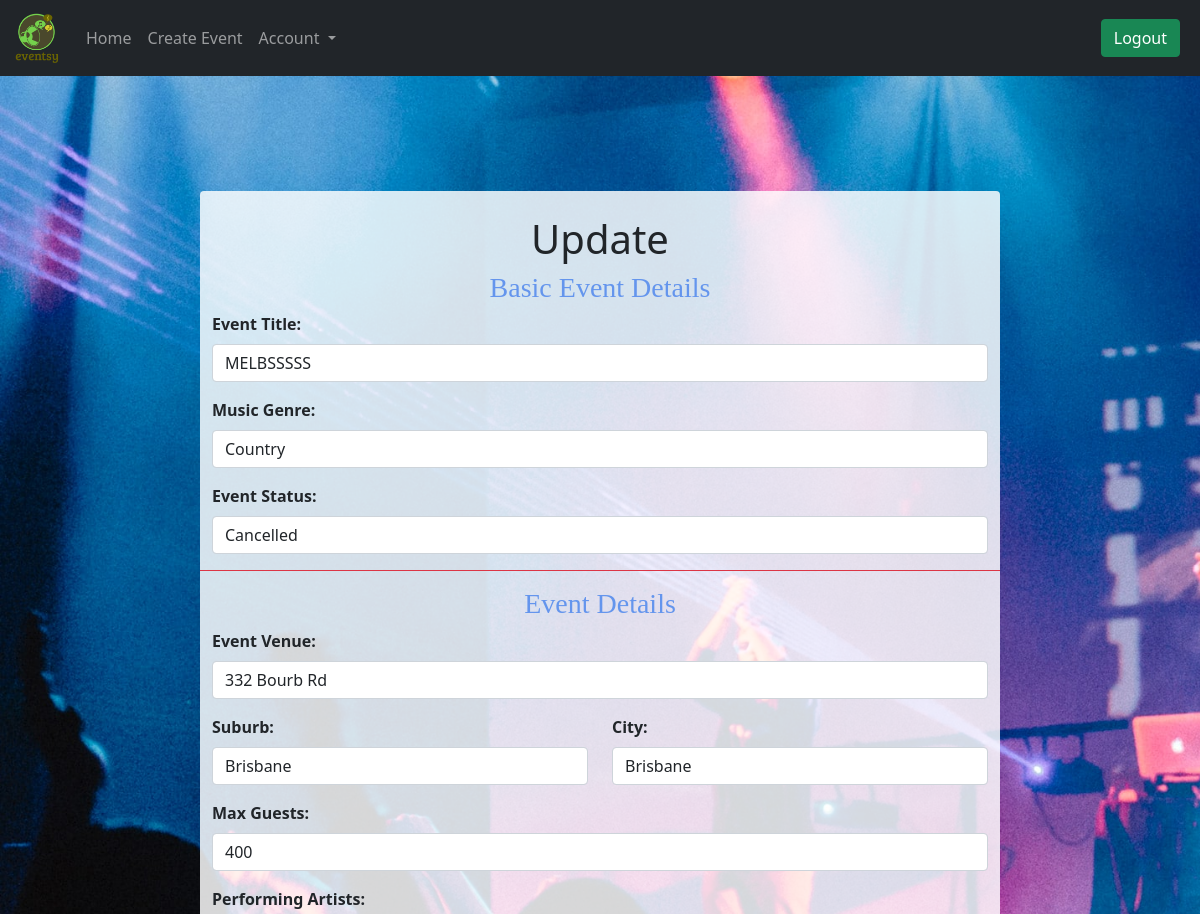
The page /events/4/update (signed in, upper part) on the database as committed earlier.
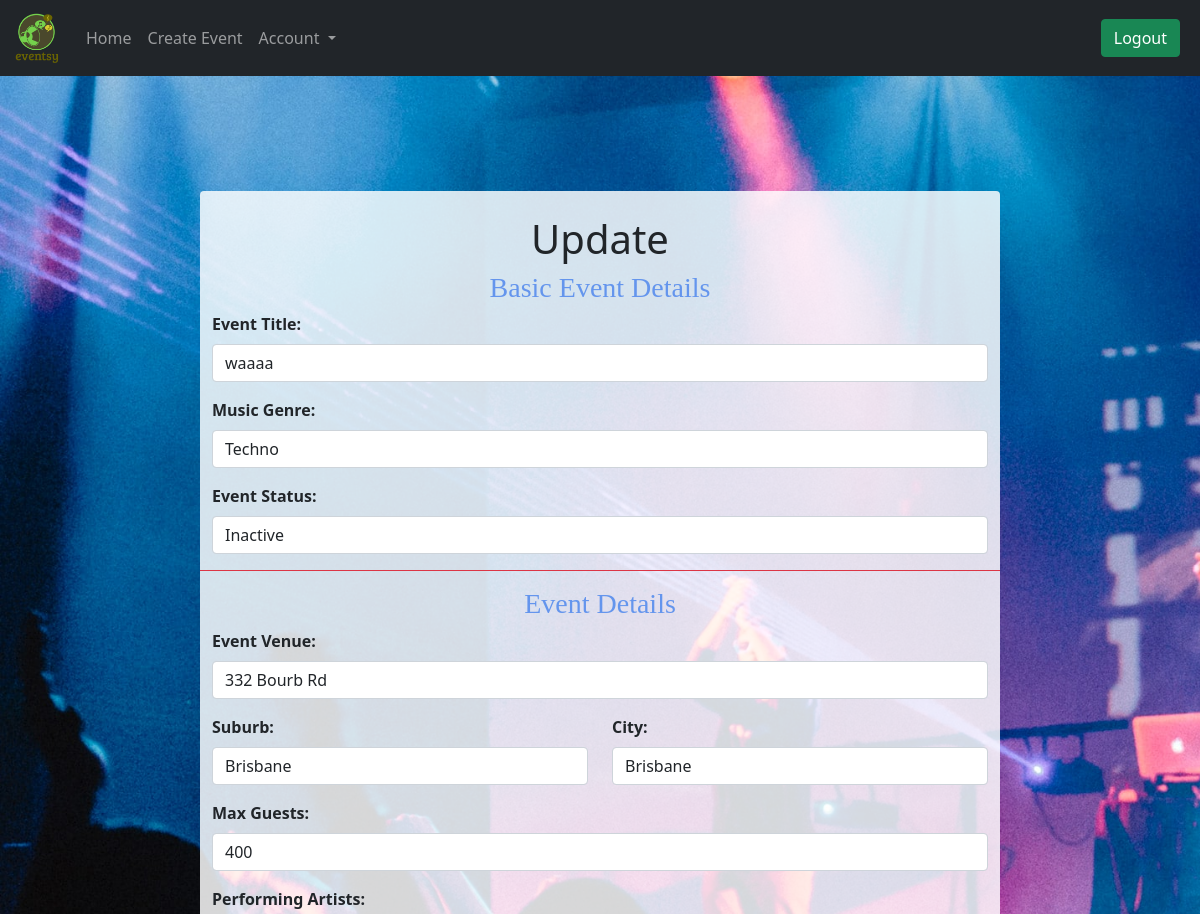
The same page on the database as committed later.
### Website/models.py (models this page shows, shortened)
class Event(db.Model):
    __tablename__ = 'events'
    id = db.Column(db.Integer, primary_key=True)
    title = db.Column(db.String(80), nullable=False)
    startdate = db.Column(db.Date, nullable=False)
    enddate = db.Column(db.Date, nullable=False)
    status = db.Column(db.String(30), nullable=False)
    starttime = db.Column(db.Time, nullable=False)
    endtime = db.Column(db.Time, nullable=False)
    address = db.Column(db.String, nullable=False)
    city = db.Column(db.String(80))
    suburb = db.Column(db.String(80))
    maxguests = db.Column(db.Integer, nullable=False)
    image = db.Column(db.String(400))
    type = db.Column(db.String(80))
    description = db.Column(db.String(200))
    description_header = db.Column(db.String(100))
    artist = db.Column(db.String(80), nullable=False)
    comments = db.relationship('Comment', backref='events')
    user = db.Column(db.Integer, db.ForeignKey('users.id'))
    name = db.relationship('User', backref='events')

### Website/event.py (the view)
@bp.route('/<id>/update', methods=['GET', 'POST'])
@login_required
def update(id):
    event = Event.query.filter_by(id=id).first()
    form = UpdateEvent()
    form.title.data = event.title
    form.startdate.data = event.startdate
    form.enddate.data = event.enddate
    form.starttime.data = event.starttime
    form.endtime.data = event.endtime
    form.address.data = event.address
    form.city.data = event.city
    form.suburb.data = event.suburb
    form.maxguests.data = event.maxguests
    form.type.data = event.type
    form.status.data = event.status
    form.description.data = event.description
    form.artist.data = event.artist
    form.description_header.data = event.description_header
    if form.validate_on_submit():
        newstartdate = create_date(request.form["startdate"])
        newenddate = create_date(request.form["enddate"])
        newstarttime = create_time(request.form["starttime"])
        newendtime = create_time(request.form["endtime"])
        print("newstart" + str(newstartdate))
        print("newend" + str(newenddate))
        if newstartdate > newenddate:
            flash("End Date cannot be prior to start date")
            return redirect(url_for('event.update', id=id))
        else:
            event.startdate = newstartdate
            event.enddate = newenddate
            event.title = request.form["title"]
            event.starttime = newstarttime
            event.endtime = newendtime
            event.address = request.form["address"]
            event.city = request.form["city"]
            event.suburb = request.form["city"]
            event.maxguests = request.form["maxguests"]
            event.type = request.form["type"]
            event.status = request.form["status"]
            event.description = request.form["description"]
            event.artist = request.form["artist"]
            event.description_header = request.form["description_header"]
            db.session.commit()
            print('Event updated successfully')
            return redirect(url_for('event.myevents'))
    else:
        return render_template('forms.html', form=form, heading="Update", id=id)

### Website/__init__.py (called while the page is built)
def create_app():
    app = Flask(__name__)
    bootstrap = Bootstrap(app)
    login_manager = LoginManager()
    login_manager.login_view = 'auth.login'
    login_manager.init_app(app)
    from .models import User
    @login_manager.user_loader
    def load_user(user_id):
        return User.query.get(int(user_id))
    newkey = random.Random()
    key = newkey.randint(1, 100000000)
    keystring = str(key)
    app.secret_key = keystring
    print(f" * Secret key: {app.secret_key}")
    app.config['SQLALCHEMY_DATABASE_URI'] = 'sqlite:///musicdb.sqlite'
    db.init_app(app)
    UPLOAD_FOLDER = 'static/images/event_imgs/'
    app.config['UPLOAD_FOLDER'] = UPLOAD_FOLDER
    from . import views
    app.register_blueprint(views.bp)
    from . import auth
    app.register_blueprint(auth.bp)
    from . import event
    app.register_blueprint(event.bp)
    return app

### Website/templates/forms.html (shortened to what the changed rows need)
{% extends "base.html" %}
{% import "bootstrap/wtf.html" as wtf %}
{% block content %}
{% if heading|lower == "create an event" %}
<div class="container-fluid d-flex flex-column justify-content-center text-center top_form">
    <div class="row d-flex justify-content-center mt-3 mb-3 scroll">
        <div class="login_form col-sm-8 col-lg-8 rounded-2 pt-3">
            {% elif heading|lower == "update" %}
            <div class="container-fluid d-flex flex-column justify-content-center text-center top_form">
                <div class="row d-flex justify-content-center mt-3 mb-3 scroll">
                    <div class="login_form col-sm-8 col-lg-8 rounded-2 pt-3">
                        {% elif heading|lower != "create an event" %}
                        <div class="container-fluid d-flex flex-column justify-content-center text-center top_form">
                            <div class="row d-flex justify-content-center mx-2 scroll">
                                <div class="login_form col-sm-7 col-md-6 col-lg-4 rounded-2 pt-3">
                                    {% endif %}
                                    <div class="col mx-auto mt-2">
                                        <div class="page-header">
                                            <h1>{{heading}}</h1>
                                        </div>
                                        {% if heading|lower == 'login' %}
                                        <p>New user? <a href="{{ url_for('auth.register') }}">Click here</a> to
                                            register.</p>
                                        {% elif heading|lower == 'register form' %}
                                        <p>Already a user? <a href="{{ url_for('auth.login') }}">Click here</a> to log
                                            in.</p>
                                        {% elif heading|lower == "update" %}
                                        <form method="POST" action="{{ url_for('event.update', id=id)}}"
                                            enctype="multipart/form-data">
                                            <div class="row mb-3 mr-4 ml-4">
                                                <div class="generalInfo border-bottom border-danger">
                                                    <div class="generalInfoHeading">
                                                        <h3> Basic Event Details </h3>
                                                    </div>
                                                    <div>
                                                        <strong><label class="form-label" for="EventTitle"> Event Title:</label></strong>
                                                        {{form.title(class_="form-control",
                                                        placeholder="Be clear and Descriptive")}}
                                                    </div>
                                                    <div class=" mt-3 mb-3">
                                                        <strong><label class="form-label" for="Organiser"> Music
                                                                Genre:</label></strong>
                                                        {{form.type(class_="form-control")}}
                                                    </div>
                                                    <div class=" mt-3 mb-3">
                                                        <strong><label class="form-label" for="Status">Event
                                                                Status:</label></strong>
                                                        {{form.status(class_="form-control")}}
                                                    </div>
                                                </div>
                                            </div>
                                            <div class="row mb-3">
                                                <div class="EventSpecific border-bottom border-danger">
                                                    <div class="generalInfoHeading">
                                                        <h3> Event Details</h3>
                                                    </div>
                                                    <div>
                                                        <strong><label class="form-label" for="EventVenue"> Event
                                                                Venue:</label></strong>
                                                        {{form.address(class_="form-control",placeholder="Enter
                                                        venue")}}
                                                    </div>
                                                    <div class="mt-3 row mb-3">
                                                        <div class="col-md-6">
                                                            <div class="form-outline">
                                                                <strong><label class="form-label"
                                                                        for="Suburb">Suburb:</label></strong>
                                                                {{form.suburb(class_="form-control",placeholder="Enter
                                                                Suburb")}}
                                                            </div>
                                                        </div>
                                                        <div class="col">
                                                            <div class="form-outline">
                                                                <strong><label class="form-label"
                                                                        for="City">City:</label></strong>
                                                                {{form.city(class_="form-control",placeholder="Enter
                                                                City")}}
                                                            </div>
                                                        </div>
                                                    </div>
                                                    <div class=" mt-3 mb-3">
                                                        <strong><label class="form-label" for="Max-guests"> Max
                                                                Guests:</label></strong>
                                                        {{form.maxguests(class_="form-control",
                                                        placeholder="Capacity for the Event")}}
                                                    </div>
                                                    <div>
                                                        <strong><label class="form-label" for="PerformingArtists">
                                                                Performing
                                                                Artists:</label></strong>
                                                    </div>
                                                </div>
                                            </div>
                                        </form>
                                        {% endif %}
                                    </div>
                                </div>
                            </div>
                        </div>
{% endblock %}

Rows that differ between the two databases and show on the page:
changed Event "332 Bourb Rd": title "MELBSSSSS" → "waaaa"; type "Country" → "Techno"; status "Cancelled" → "Inactive"
